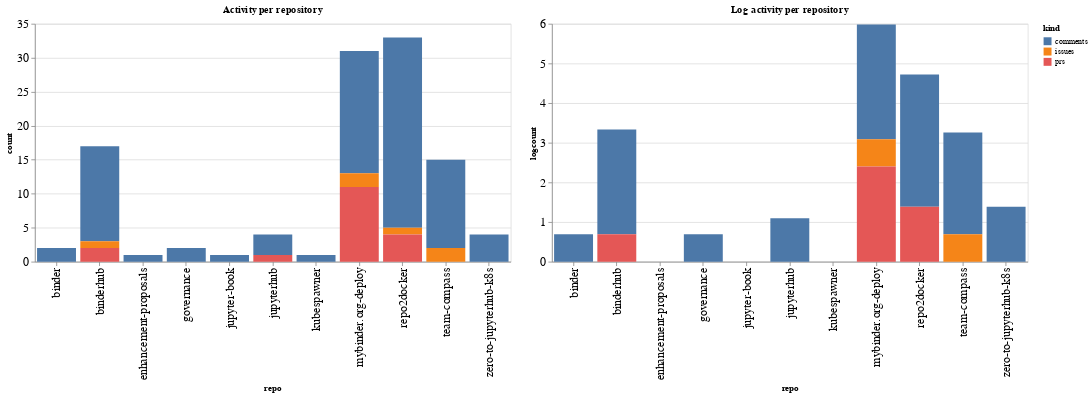

Notebook code cell kept with this figure:
### Code cell
ch1 = alt.Chart(repo_summaries, width=600, title="Activity per repository").mark_bar().encode(
    x='repo',
    y='count',
    color='kind',
    tooltip="kind"
)

ch2 = alt.Chart(repo_summaries, width=600, title="Log activity per repository").mark_bar().encode(
    x='repo',
    y='logcount',
    color='kind',
    tooltip="kind"
)

ch1 | ch2

### Figure 1 — Vega-Lite specification as saved in the notebook (floating-point values rounded to 4 significant figures)
{"config": {"axisLeft": {"labelFontSize": 15}, "axisBottom": {"labelFontSize": 15}}, "hconcat": [{"mark": "bar", "encoding": {"color": {"type": "nominal", "field": "kind"}, "tooltip": {"type": "nominal", "field": "kind"}, "x": {"type": "nominal", "field": "repo"}, "y": {"type": "quantitative", "field": "count"}}, "title": "Activity per repository", "width": 600}, {"mark": "bar", "encoding": {"color": {"type": "nominal", "field": "kind"}, "tooltip": {"type": "nominal", "field": "kind"}, "x": {"type": "nominal", "field": "repo"}, "y": {"type": "quantitative", "field": "logcount"}}, "title": "Log activity per repository", "width": 600}], "data": {"name": "data-19ddc11a11a685b0918c92d8c919477a"}, "$schema": "https://vega.github.io/schema/vega-lite/v4.8.1.json", "datasets": {"data-19ddc11a11a685b0918c92d8c919477a": [{"repo": "binder", "kind": "comments", "count": 2, "logcount": 0.6931}, {"repo": "binderhub", "kind": "comments", "count": 14, "logcount": 2.639}, {"repo": "binderhub", "kind": "issues", "count": 1, "logcount": 0.0}, {"repo": "binderhub", "kind": "prs", "count": 2, "logcount": 0.6931}, {"repo": "enhancement-proposals", "kind": "comments", "count": 1, "logcount": 0.0}, {"repo": "governance", "kind": "comments", "count": 2, "logcount": 0.6931}, {"repo": "jupyter-book", "kind": "comments", "count": 1, "logcount": 0.0}, {"repo": "jupyterhub", "kind": "comments", "count": 3, "logcount": 1.099}, {"repo": "jupyterhub", "kind": "prs", "count": 1, "logcount": 0.0}, {"repo": "kubespawner", "kind": "comments", "count": 1, "logcount": 0.0}, {"repo": "mybinder.org-deploy", "kind": "comments", "count": 18, "logcount": 2.89}, {"repo": "mybinder.org-deploy", "kind": "issues", "count": 2, "logcount": 0.6931}, {"repo": "mybinder.org-deploy", "kind": "prs", "count": 11, "logcount": 2.398}, {"repo": "repo2docker", "kind": "comments", "count": 28, "logcount": 3.332}, {"repo": "repo2docker", "kind": "issues", "count": 1, "logcount": 0.0}, {"repo": "repo2docker", "kind": "prs", "count": 4, "logcount": 1.386}, {"repo": "team-compass", "kind": "comments", "count": 13, "logcount": 2.565}, {"repo": "team-compass", "kind": "issues", "count": 2, "logcount": 0.6931}, {"repo": "zero-to-jupyterhub-k8s", "kind": "comments", "count": 4, "logcount": 1.386}]}}
